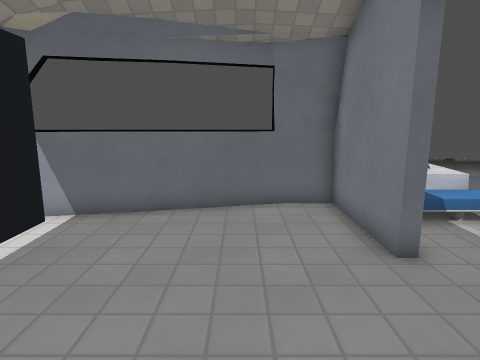
view 1 (above)

13 first-person views from a walk through a Godot game level. The camera is 1.3 m above the floor, tilts 10° down and sees 75° across. The floor is counted in squares, 0.5 m on a side. Each view is taken from the middle of a square. On the plan, view 1 faces up. The plan holds only what a view shows up to about 20 squares ahead; the rest is blank. The place goes on beyond the plan. Some surface patterns are stand-ins.

view 2
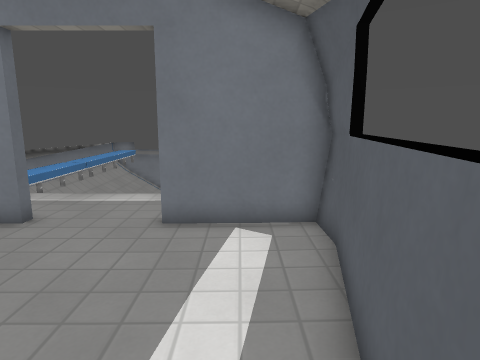

view 3
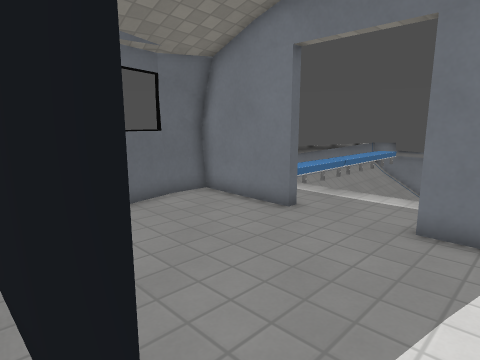

view 4
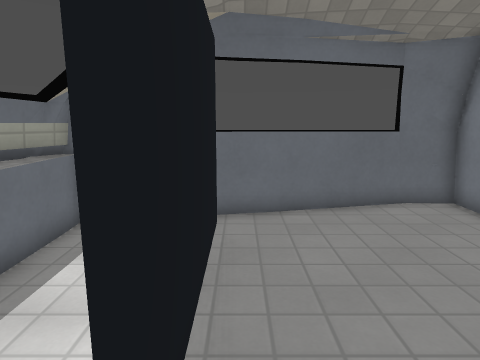

view 5
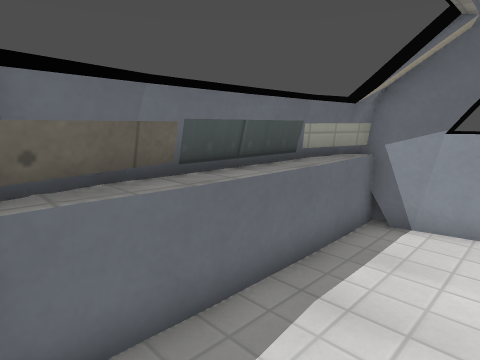

view 6
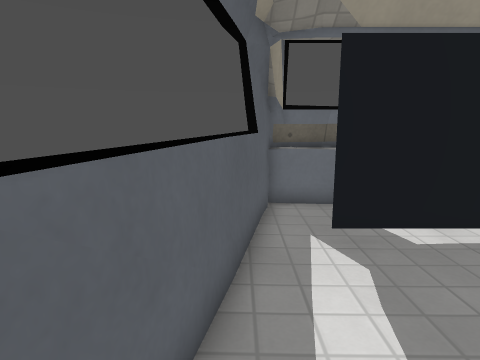

view 7
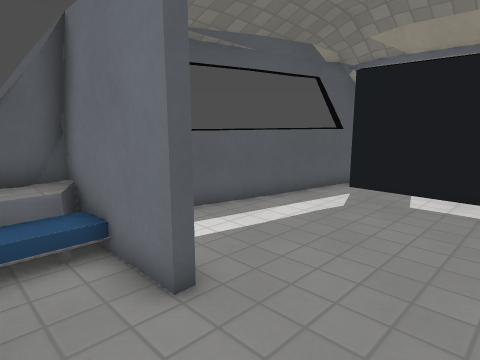

view 8
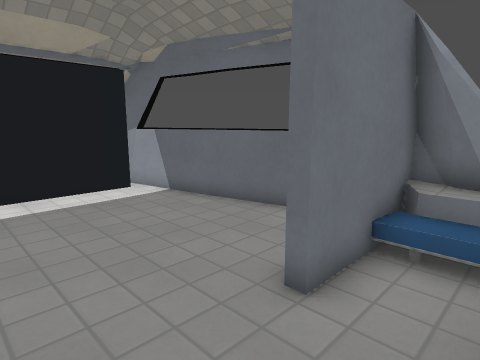

view 9
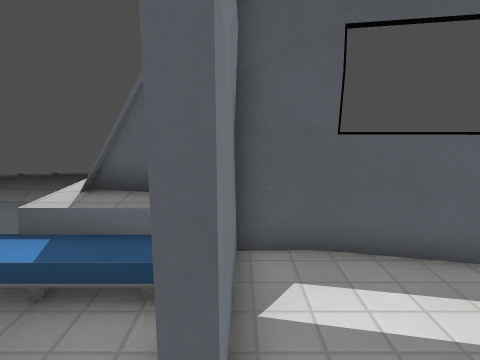

view 10
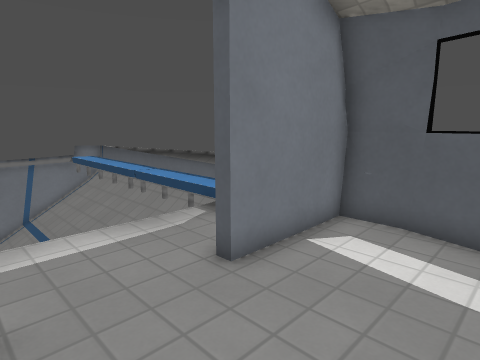

view 11
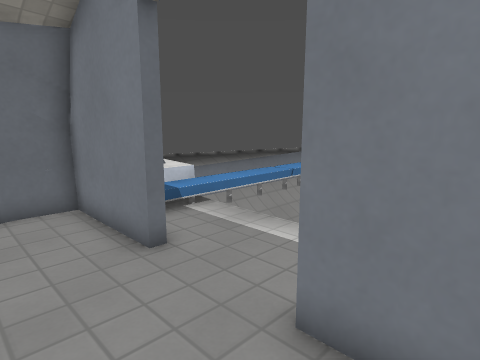

view 12
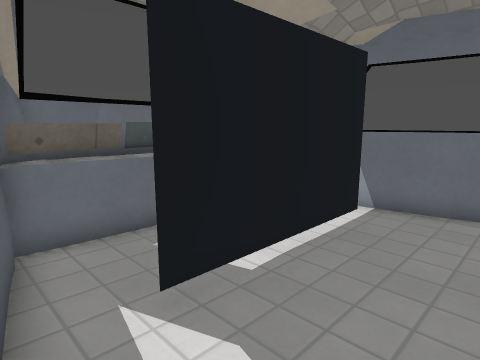

view 13
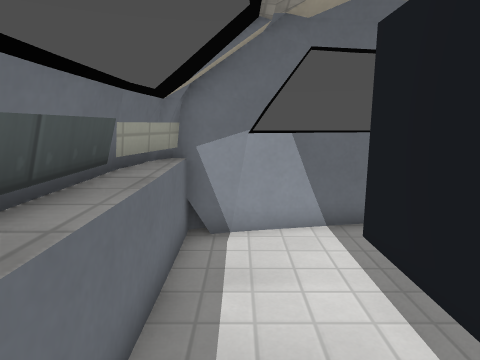

### Floor plan
Key: @ floor where view 1 was taken; # wall or solid block; . floor; = window, fence, low wall or low ledge; ^ raised ledge; v drop or lower ground; B bench; T thing the floor can be seen under or through; O other object.
Columns run from 9 left of view 1 to 7 right of it. Each row starts with its distance up from view 1.
 11                 v
 10       ^#==#####Ov
  9   ^=====....#BOOO
  8 ^##.........##..v
  7 #=..T.......##..v
  6 #^..T.......##..v
  5 #^..T...........v
  4 #^..T...........v
  3 #^..T...........v
  2 #^..T.......##..v
  1 #=..........##..v
  0 ^##......@..##..v
 -1   ^=====....#BOOO
 -2        #==#####Ov
 -3                 v
 -4                 ^

Positions as (right, up) in squares from view 1, and headings:
1: (0, 0), facing up
2: (-5, 0), facing right
3: (-5, 0), facing up-right
4: (-4, 0), facing up
5: (-5, 0), facing up-left
6: (2, -1), facing left
7: (6, 6), facing down-left
8: (6, 2), facing up-left
9: (3, 4), facing down
10: (-1, 6), facing down-right
11: (0, 0), facing up-right
12: (-1, -1), facing up-left
13: (-7, 1), facing up
